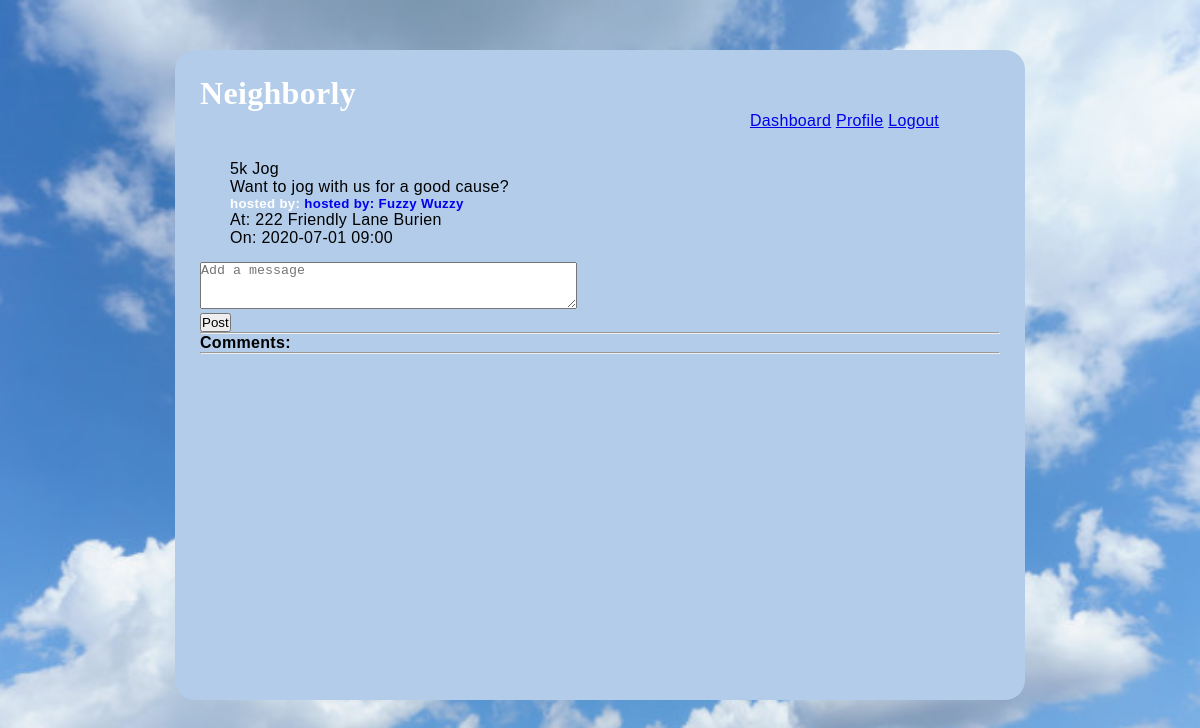
The page /event/details/1 (signed in) on the database as committed earlier.
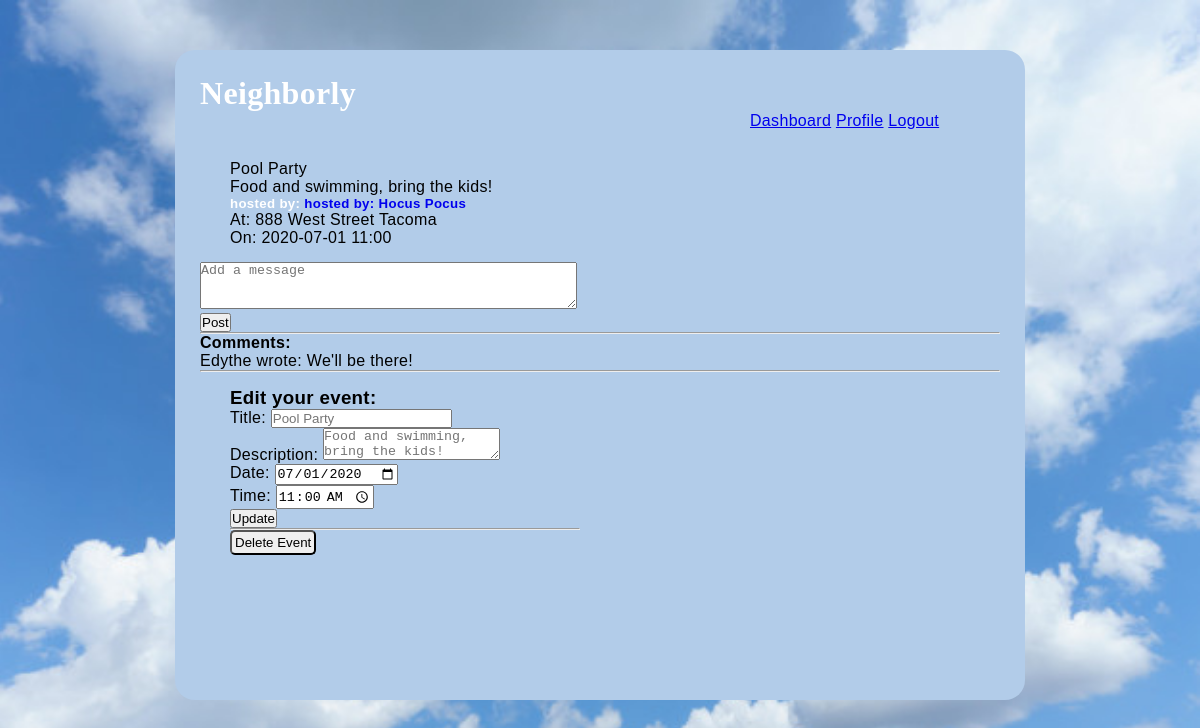
The same page on the database as committed later.
### models.py (models this page shows, shortened)
class Event(db.Model):
    __tablename__ = "events"
    id = db.Column(db.Integer, primary_key=True)
    title = db.Column(db.String(100))
    description = db.Column(db.String(255))
    date = db.Column(db.String(45))
    time = db.Column(db.String(45))
    user_id = db.Column(db.Integer, db.ForeignKey('users.id', ondelete='cascade'))
    user = db.relationship('User', foreign_keys=[user_id])
    location_id = db.Column(db.Integer, db.ForeignKey('event_locations.id', ondelete='cascade'))
    location = db.relationship('Event_location', foreign_keys=[location_id])
    all_comment = db.relationship('Event_comment', back_populates="event", cascade="all, delete, delete-orphan")
    created_at = db.Column(db.DateTime, server_default = func.now())
    updated_at = db.Column(db.DateTime, server_default = func.now(), onupdate = func.now())

class User(db.Model):
    __tablename__ = "users"
    id = db.Column(db.Integer, primary_key=True)
    first_name = db.Column(db.String(45))
    last_name = db.Column(db.String(45))
    email = db.Column(db.String(255))
    address_id = db.Column(db.Integer, db.ForeignKey('addresses.id', ondelete='cascade'))
    address = db.relationship('Address', foreign_keys=[address_id])
    password_hash=db.Column(db.String(255))
    likes_sent = db.relationship('Post', secondary=likes_table, passive_deletes=True)
    all_post = db.relationship('Post', back_populates="user", cascade="all, delete, delete-orphan")
    all_event = db.relationship('Event', back_populates="user", cascade="all, delete, delete-orphan")
    post_comments = db.relationship('Post_comment', back_populates="user", cascade="all, delete, delete-orphan")
    event_comments = db.relationship('Event_comment', back_populates="user", cascade="all, delete, delete-orphan")
    created_at = db.Column(db.DateTime, server_default = func.now())
    updated_at = db.Column(db.DateTime, server_default = func.now(), onupdate = func.now())

class Event_location(db.Model):
    __tablename__ = "event_locations"
    id = db.Column(db.Integer, primary_key=True)
    address = db.Column(db.String(255))
    city = db.Column(db.String(255))
    zipcode = db.Column(db.String(30))
    state = db.Column(db.String(20))
    created_at = db.Column(db.DateTime, server_default = func.now())
    updated_at = db.Column(db.DateTime, server_default = func.now(), onupdate = func.now())
    @property
    def full_address(self):
        return self.address + ' ' + self.city

class Event_comment(db.Model):
    __tablename__ = "event_comments"
    id = db.Column(db.Integer, primary_key=True)
    message = db.Column(db.String(255))
    event_id = db.Column(db.Integer, db.ForeignKey('events.id', ondelete='cascade'))
    event = db.relationship('Event', foreign_keys=[event_id])
    user_id = db.Column(db.Integer, db.ForeignKey('users.id', ondelete='cascade'))
    user = db.relationship('User', foreign_keys=[user_id])
    created_at = db.Column(db.DateTime, server_default = func.now())
    updated_at = db.Column(db.DateTime, server_default = func.now(), onupdate = func.now())

### controller.py (the view)
def event_details(event_id):
    if 'user_id' not in session:
        return redirect("/")
    this_event = Event.query.filter_by(id = int(event_id)).all()
    comment = Event_comment.query.filter_by(event_id = int(event_id)).all()
    return render_template("event_details.html", all_events = this_event, all_comments = comment)

### templates/event_details.html (shortened to what this page needs)
<!DOCTYPE html>
<html lang="en">
<head>
    <link rel="stylesheet" type="text/css" href="{{ url_for('static', filename='style1.css') }}">
</head>
<body>
    <div class="container">
        <h1>Neighborly</h1>
        <div class="navigation">
            <a href="/dashboard">Dashboard</a>
            <a href="/my_profile">Profile</a>
            <a href="/logout">Logout</a>
        </div>
        <div class="posts">
            <ul>
                {% for event in all_events %}
                <li>
                    <p>{{event.title}}</p>
                    <p>{{event.description}}</p>
                    <h5>hosted by: <a href="/neighbors/profile/{{event.user.id}}"> hosted by: {{event.user.first_name}} {{event.user.last_name}}</a></h5>
                    <p>At: {{event.location.full_address}}</p>
                    <p>On: {{event.date}} {{event.time}}</p>
                </li>
                {% endfor %}
            </ul>
        </div>
        {% for event in all_events %}
        <form action="/add/event_comment/{{event.id}}", method="POST">
            <p><textarea name="message"  cols="45" rows="3" placeholder="Add a message"></textarea></p>
            <input type="submit" value="Post">
        </form>
        {% endfor %}
        <hr>
        <h4>Comments:</h4>
        <ul>
            {% for comment in all_comments %}
            <li>{{comment.user.first_name}} wrote: {{comment.message}}</li>
            {% endfor %}
        </ul>
        <hr>
        <div class="posts">
            {% for event in all_events %}
                {% if session['user_id'] == event.user_id %}
                    <h3>Edit your event: </h3>
                    <form action="/update/event/{{event.id}}" method="POST">
                        <p>Title: <input type="text" name="title" placeholder="{{event.title}}"</p>
                        <p>Description: <textarea name="description" placeholder="{{ event.description }}"></textarea></p>
                        <p>Date: <input type="date" name="date" value="{{event.date}}"></p>
                        <p>Time: <input type="time" name="time" value="{{event.time}}"></p>
                        <input type="submit" value="Update">
                    </form>
                    <hr>
                    <h3><a href="/delete/event/{{event.id}}"><button>Delete Event</button></a></h3>
                {% endif %}
            {% endfor %}
        </div>
    </div>
</body>
</html>

### static/style1.css (style rules this page uses)
* { margin: 0px; padding: 0px; }
body { background-repeat: no-repeat; background-attachment: fixed; background-size: cover; background-position: top; background-image: url("clouds.png"); width: 100%; height: 100%; font-family: Arial, Helvetica; letter-spacing: 0.02em; font-weight: 400; -webkit-font-smoothing: antialiased; }
.container { width: 800px; height: 600px; background-color: rgb(178, 204, 233); margin: 50px auto; padding: 25px; border-radius: 20px; font-family: 'Lucida Sans', 'Lucida Sans Regular', 'Lucida Grande', 'Lucida Sans Unicode', Geneva, Verdana, sans-serif; }
.container h1 { font-family: cursive; color: white; }
.container li { list-style: none; }
.navigation { margin-left: 550px; border-radius: 2px; }
.posts { margin-top: 15px; margin-bottom: 15px; display: inline-block; width: 350px; vertical-align: top; margin-left: 30px; }
.posts li { margin-top: 15px; }
.posts ul { display: inline-block; }
.posts button { border-radius: 5px; padding: 3px; }
.posts a { text-decoration: none; }
.posts h5 { color: white; }

Rows that differ between the two databases and show on the page:
removed Event: title "5k Jog", description "Want to jog with us for a good cause?", user.first_name "Fuzzy", user.last_name "Wuzzy", location.full_address "222 Friendly Lane Burien", date "2020-07-01", time "09:00"
added Event: title "Pool Party", description "Food and swimming, bring the kids!", user.first_name "Hocus", user.last_name "Pocus", location.full_address "888 West Street Tacoma", date "2020-07-01", time "11:00", date "07/01/2020"
added Event_comment: user.first_name "Edythe", message "We'll be there!"
